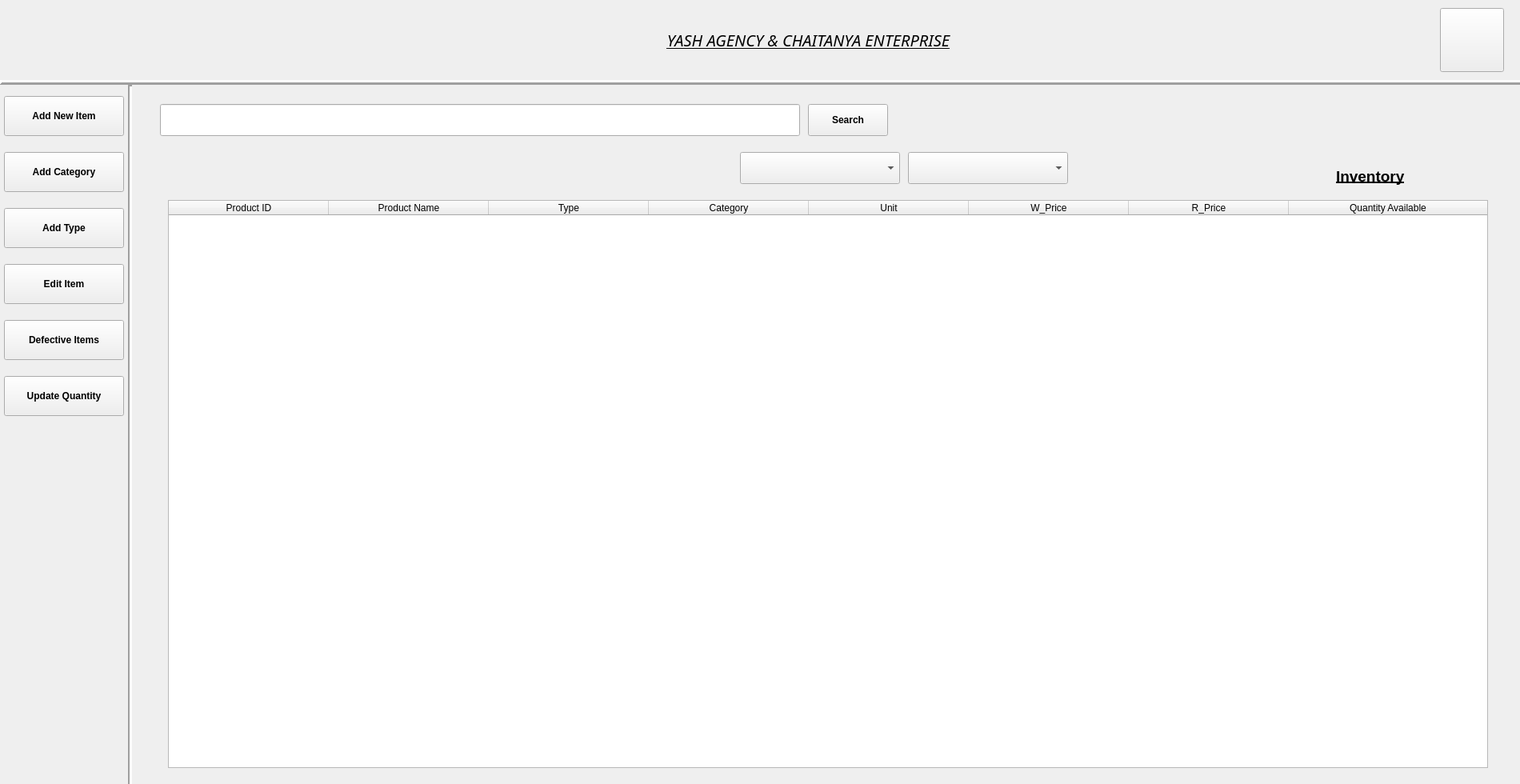
<?xml version="1.0" encoding="UTF-8"?>
<ui version="4.0">
 <class>Form</class>
 <widget class="QWidget" name="Form">
  <property name="geometry">
   <rect>
    <x>0</x>
    <y>0</y>
    <width>1900</width>
    <height>980</height>
   </rect>
  </property>
  <property name="sizePolicy">
   <sizepolicy hsizetype="Preferred" vsizetype="Preferred">
    <horstretch>0</horstretch>
    <verstretch>0</verstretch>
   </sizepolicy>
  </property>
  <property name="windowTitle">
   <string>Stock Items</string>
  </property>
  <widget class="QPushButton" name="homeButton">
   <property name="geometry">
    <rect>
     <x>1800</x>
     <y>10</y>
     <width>80</width>
     <height>80</height>
    </rect>
   </property>
   <property name="font">
    <font>
     <family>News706 BT</family>
     <pointsize>12</pointsize>
     <weight>75</weight>
     <bold>true</bold>
    </font>
   </property>
   <property name="text">
    <string/>
   </property>
   <property name="icon">
    <iconset>
     <normaloff>../Images/20.png</normaloff>../Images/20.png</iconset>
   </property>
   <property name="iconSize">
    <size>
     <width>80</width>
     <height>80</height>
    </size>
   </property>
  </widget>
  <widget class="Line" name="line_2">
   <property name="geometry">
    <rect>
     <x>0</x>
     <y>95</y>
     <width>2471</width>
     <height>16</height>
    </rect>
   </property>
   <property name="frameShadow">
    <enum>QFrame::Raised</enum>
   </property>
   <property name="lineWidth">
    <number>3</number>
   </property>
   <property name="orientation">
    <enum>Qt::Horizontal</enum>
   </property>
  </widget>
  <widget class="QLabel" name="label_2">
   <property name="geometry">
    <rect>
     <x>380</x>
     <y>10</y>
     <width>1261</width>
     <height>80</height>
    </rect>
   </property>
   <property name="font">
    <font>
     <family>News701 BT</family>
     <pointsize>15</pointsize>
     <weight>50</weight>
     <italic>true</italic>
     <bold>false</bold>
     <underline>true</underline>
    </font>
   </property>
   <property name="text">
    <string>YASH AGENCY &amp; CHAITANYA ENTERPRISE</string>
   </property>
   <property name="scaledContents">
    <bool>true</bool>
   </property>
   <property name="alignment">
    <set>Qt::AlignCenter</set>
   </property>
   <property name="wordWrap">
    <bool>false</bool>
   </property>
  </widget>
  <widget class="QLabel" name="Y_2">
   <property name="geometry">
    <rect>
     <x>0</x>
     <y>0</y>
     <width>180</width>
     <height>100</height>
    </rect>
   </property>
   <property name="text">
    <string/>
   </property>
   <property name="pixmap">
    <pixmap>../Images/yash_logo.jpeg</pixmap>
   </property>
   <property name="scaledContents">
    <bool>true</bool>
   </property>
  </widget>
  <widget class="Line" name="line">
   <property name="geometry">
    <rect>
     <x>160</x>
     <y>105</y>
     <width>5</width>
     <height>900</height>
    </rect>
   </property>
   <property name="lineWidth">
    <number>3</number>
   </property>
   <property name="orientation">
    <enum>Qt::Vertical</enum>
   </property>
  </widget>
  <widget class="QPushButton" name="newItemButton">
   <property name="geometry">
    <rect>
     <x>5</x>
     <y>120</y>
     <width>150</width>
     <height>50</height>
    </rect>
   </property>
   <property name="font">
    <font>
     <weight>75</weight>
     <bold>true</bold>
    </font>
   </property>
   <property name="text">
    <string>Add New Item</string>
   </property>
  </widget>
  <widget class="QPushButton" name="categoryButton">
   <property name="geometry">
    <rect>
     <x>5</x>
     <y>190</y>
     <width>150</width>
     <height>50</height>
    </rect>
   </property>
   <property name="font">
    <font>
     <weight>75</weight>
     <bold>true</bold>
    </font>
   </property>
   <property name="text">
    <string>Add Category</string>
   </property>
  </widget>
  <widget class="QPushButton" name="editItemButton">
   <property name="geometry">
    <rect>
     <x>5</x>
     <y>330</y>
     <width>150</width>
     <height>50</height>
    </rect>
   </property>
   <property name="font">
    <font>
     <weight>75</weight>
     <bold>true</bold>
    </font>
   </property>
   <property name="text">
    <string>Edit Item</string>
   </property>
  </widget>
  <widget class="QPushButton" name="typeButton">
   <property name="geometry">
    <rect>
     <x>5</x>
     <y>260</y>
     <width>150</width>
     <height>50</height>
    </rect>
   </property>
   <property name="font">
    <font>
     <weight>75</weight>
     <bold>true</bold>
    </font>
   </property>
   <property name="text">
    <string>Add Type</string>
   </property>
  </widget>
  <widget class="QPushButton" name="defectiveItemButton">
   <property name="geometry">
    <rect>
     <x>5</x>
     <y>400</y>
     <width>150</width>
     <height>50</height>
    </rect>
   </property>
   <property name="font">
    <font>
     <weight>75</weight>
     <bold>true</bold>
    </font>
   </property>
   <property name="text">
    <string>Defective Items</string>
   </property>
  </widget>
  <widget class="QPushButton" name="updateQuantityButton">
   <property name="geometry">
    <rect>
     <x>5</x>
     <y>470</y>
     <width>150</width>
     <height>50</height>
    </rect>
   </property>
   <property name="font">
    <font>
     <weight>75</weight>
     <bold>true</bold>
    </font>
   </property>
   <property name="text">
    <string>Update Quantity</string>
   </property>
  </widget>
  <widget class="QLineEdit" name="searchbar">
   <property name="geometry">
    <rect>
     <x>200</x>
     <y>130</y>
     <width>800</width>
     <height>40</height>
    </rect>
   </property>
  </widget>
  <widget class="QPushButton" name="searchButton">
   <property name="geometry">
    <rect>
     <x>1010</x>
     <y>130</y>
     <width>100</width>
     <height>40</height>
    </rect>
   </property>
   <property name="font">
    <font>
     <weight>75</weight>
     <bold>true</bold>
    </font>
   </property>
   <property name="text">
    <string>Search</string>
   </property>
  </widget>
  <widget class="QTableWidget" name="stockTable">
   <property name="geometry">
    <rect>
     <x>210</x>
     <y>250</y>
     <width>1650</width>
     <height>710</height>
    </rect>
   </property>
   <attribute name="horizontalHeaderVisible">
    <bool>true</bool>
   </attribute>
   <attribute name="horizontalHeaderCascadingSectionResizes">
    <bool>false</bool>
   </attribute>
   <attribute name="horizontalHeaderDefaultSectionSize">
    <number>200</number>
   </attribute>
   <attribute name="horizontalHeaderShowSortIndicator" stdset="0">
    <bool>true</bool>
   </attribute>
   <attribute name="horizontalHeaderStretchLastSection">
    <bool>true</bool>
   </attribute>
   <column>
    <property name="text">
     <string>Product ID</string>
    </property>
   </column>
   <column>
    <property name="text">
     <string>Product Name</string>
    </property>
   </column>
   <column>
    <property name="text">
     <string>Type</string>
    </property>
   </column>
   <column>
    <property name="text">
     <string>Category</string>
    </property>
   </column>
   <column>
    <property name="text">
     <string>Unit</string>
    </property>
   </column>
   <column>
    <property name="text">
     <string>W_Price</string>
    </property>
   </column>
   <column>
    <property name="text">
     <string>R_Price</string>
    </property>
   </column>
   <column>
    <property name="text">
     <string>Quantity Available</string>
    </property>
   </column>
  </widget>
  <widget class="QLabel" name="label">
   <property name="geometry">
    <rect>
     <x>1670</x>
     <y>200</y>
     <width>150</width>
     <height>40</height>
    </rect>
   </property>
   <property name="font">
    <font>
     <family>Arial</family>
     <pointsize>14</pointsize>
     <weight>75</weight>
     <italic>false</italic>
     <bold>true</bold>
     <underline>true</underline>
    </font>
   </property>
   <property name="text">
    <string>Inventory</string>
   </property>
  </widget>
  <widget class="QComboBox" name="productCategory">
   <property name="geometry">
    <rect>
     <x>925</x>
     <y>190</y>
     <width>200</width>
     <height>40</height>
    </rect>
   </property>
  </widget>
  <widget class="QComboBox" name="productType">
   <property name="geometry">
    <rect>
     <x>1135</x>
     <y>190</y>
     <width>200</width>
     <height>40</height>
    </rect>
   </property>
  </widget>
 </widget>
 <resources/>
 <connections/>
</ui>
